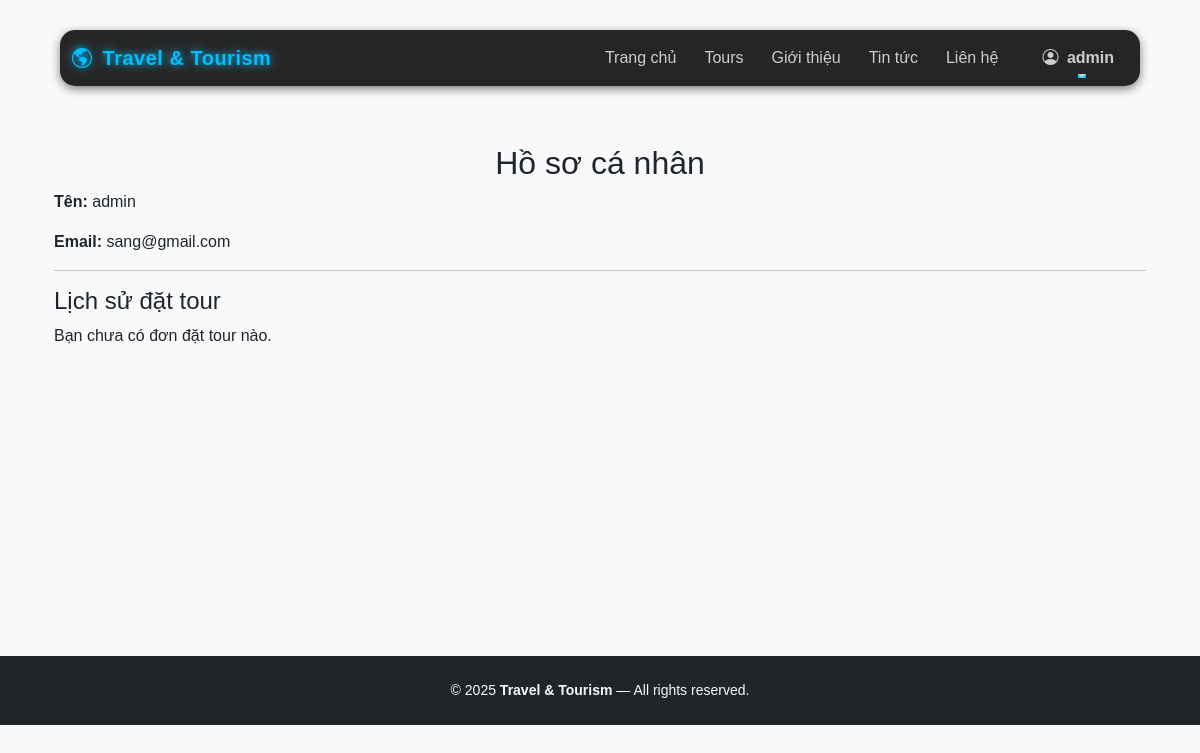
The page /profile/ (signed in) on the database as committed earlier.
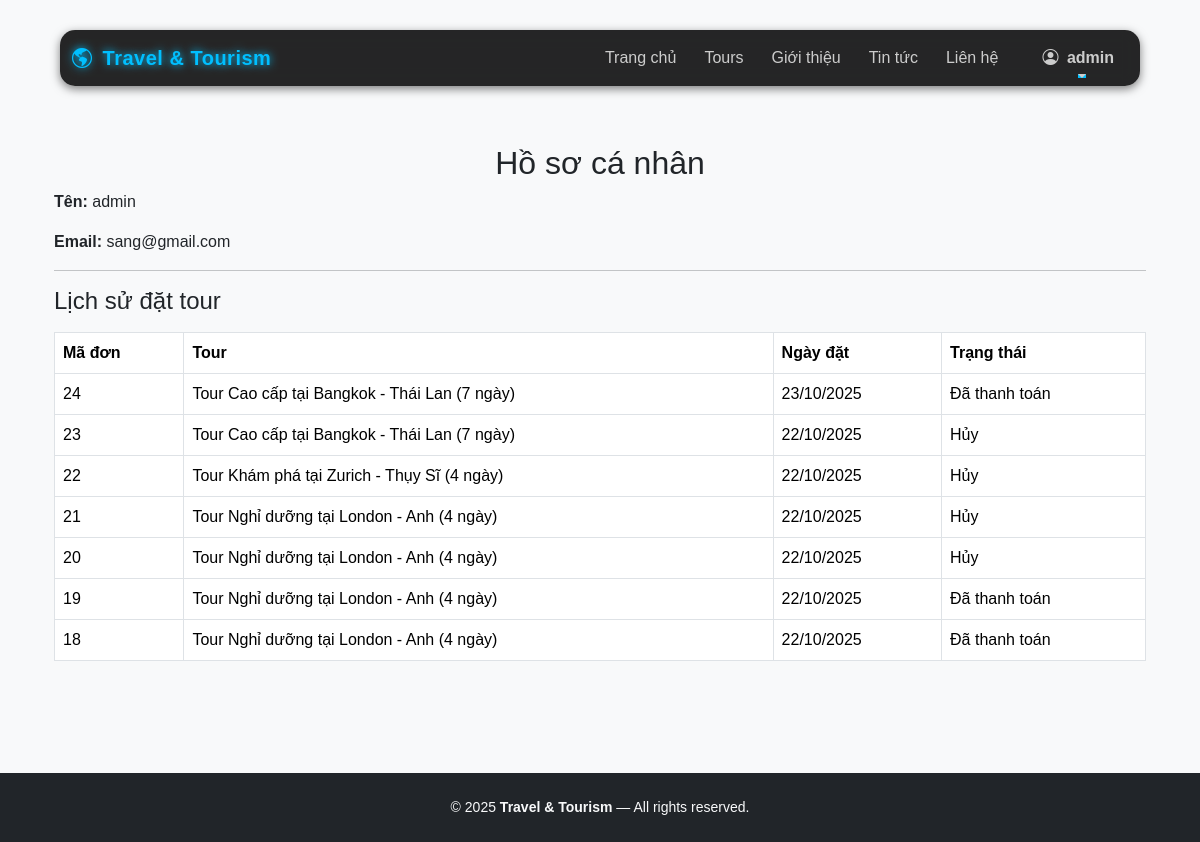
The same page on the database as committed later.
### home/models.py (models this page shows, shortened)
class Booking(models.Model):
    tour = models.ForeignKey('Tour', on_delete=models.CASCADE, related_name='bookings')
    user = models.ForeignKey(User, on_delete=models.SET_NULL, null=True, blank=True)
    full_name = models.CharField(max_length=200)
    email = models.EmailField()
    phone = models.CharField(max_length=30, blank=True)
    pax = models.PositiveSmallIntegerField(default=1)  # số lượng người
    booking_date = models.DateField(default=timezone.now)
    status = models.CharField(max_length=50, default='Pending')  # Pending, Confirmed, Cancelled
    created_at = models.DateTimeField(auto_now_add=True)

class Tour(models.Model):
    destination = models.ForeignKey(
        Destination,
        on_delete=models.CASCADE,
        related_name='tours',
        verbose_name="Điểm đến"
    )
    title = models.CharField(max_length=250, verbose_name="Tên tour")
    price = models.DecimalField(max_digits=12, decimal_places=0, null=True, blank=True, verbose_name="Giá (VNĐ)")
    duration = models.CharField(max_length=100, blank=True, verbose_name="Thời lượng")
    schedule = models.TextField(blank=True, verbose_name="Lịch trình")
    image = models.ImageField(upload_to='tours/', null=True, blank=True, verbose_name="Ảnh tour")
    featured = models.BooleanField(default=False, verbose_name="Tour nổi bật")
    created_at = models.DateTimeField(auto_now_add=True)
    class Meta:
        ordering = ['-created_at']
        verbose_name = "Tour du lịch"
        verbose_name_plural = "Danh sách tour"

### home/views.py (the view, shortened to what this page needs)
# urls.py: path('profile/', views.profile, name='profile'),
@login_required
@login_required
def profile(request):
    bookings = Booking.objects.filter(user=request.user).order_by('-created_at')
    total_bookings = bookings.count()
    cancelled_bookings = bookings.filter(status='Hủy').count()
    completed_bookings = bookings.filter(status='Duyệt').count()
    context = {
        'bookings': bookings,
        'total_bookings': total_bookings,
        'cancelled_bookings': cancelled_bookings,
        'completed_bookings': completed_bookings,
    }
    if request.user.is_staff:
        context['admin_bookings'] = Booking.objects.all().order_by('-created_at')
    return render(request, 'profile.html', context)

### home/home/templates/profile.html
{% extends "base.html" %}
{% block content %}
<div class="container mt-5">
  <h2 class="text-center">Hồ sơ cá nhân</h2>
  <p><strong>Tên:</strong> {{ request.user.username }}</p>
  <p><strong>Email:</strong> {{ request.user.email }}</p>
  <hr>
  <h4>Lịch sử đặt tour</h4>
  {% if bookings %}
    <table class="table table-bordered mt-3">
      <thead>
        <tr>
          <th>Mã đơn</th>
          <th>Tour</th>
          <th>Ngày đặt</th>
          <th>Trạng thái</th>
        </tr>
      </thead>
      <tbody>
        {% for b in bookings %}
        <tr>
          <td>{{ b.id }}</td>
          <td>{{ b.tour.title }}</td>
          <td>{{ b.created_at|date:"d/m/Y" }}</td>
          <td>{{ b.status }}</td>
        </tr>
        {% endfor %}
      </tbody>
    </table>
  {% else %}
    <p>Bạn chưa có đơn đặt tour nào.</p>
  {% endif %}
</div>
{% endblock %}

### home/home/templates/base.html (shortened to what this page needs)
{% load static %}
<!DOCTYPE html>
<html lang="vi">
<head>
  <link href="https://cdn.jsdelivr.net/npm/bootstrap@5.3.2/dist/css/bootstrap.min.css" rel="stylesheet">
  <link href="https://cdn.jsdelivr.net/npm/bootstrap-icons@1.11.1/font/bootstrap-icons.css" rel="stylesheet">
  <link rel="stylesheet" href="{% static 'css/style.css' %}">
</head>
<body>
  <nav class="navbar navbar-expand-lg navbar-dark fixed-top custom-navbar">
    <div class="container">
      <a class="navbar-brand fw-bold" href="{% url 'home' %}">
        <i class="bi bi-globe-americas me-1"></i> Travel & Tourism
      </a>
      <div class="collapse navbar-collapse" id="nav">
        <ul class="navbar-nav ms-auto mb-2 mb-lg-0">
          <li class="nav-item">
            <a class="nav-link {% if request.path == '/' %}active{% endif %}" href="{% url 'home' %}">Trang chủ</a>
          </li>
          <li class="nav-item">
            <a class="nav-link {% if 'tour' in request.path %}active{% endif %}" href="{% url 'tour_list' %}">Tours</a>
          </li>
          <li class="nav-item">
            <a class="nav-link {% if 'about' in request.path %}active{% endif %}" href="{% url 'about' %}">Giới thiệu</a>
          </li>
          <li class="nav-item">
            <a class="nav-link {% if 'news' in request.path %}active{% endif %}" href="{% url 'news_list' %}">Tin tức</a>
          </li>
          <li class="nav-item">
            <a class="nav-link {% if 'contact' in request.path %}active{% endif %}" href="{% url 'contact' %}">Liên hệ</a>
          </li>
        </ul>
        <ul class="navbar-nav ms-3">
          {% if user.is_authenticated %}
            <li class="nav-item dropdown">
              <a class="nav-link dropdown-toggle text-info fw-semibold" href="#" role="button" data-bs-toggle="dropdown">
                <i class="bi bi-person-circle me-1"></i> {{ user.username }}
              </a>
            </li>
          {% endif %}
        </ul>
      </div>
    </div>
  </nav>
  <main class="py-5 mt-5">
    <div class="container">
      {% block content %}{% endblock %}
    </div>
  </main>
  <footer class="footer text-center py-4 mt-5 bg-dark text-light">
    <div class="container small">
      &copy; 2025 <strong>Travel & Tourism</strong> — All rights reserved.
    </div>
  </footer>
</body>
</html>

### home/static/css/style.css (style rules this page uses)
.custom-navbar { backdrop-filter: blur(8px); background: rgba(0, 0, 0, 0.85) !important; box-shadow: 0 3px 10px rgba(0, 0, 0, 0.5); transition: all 0.3s ease; }
.navbar-brand { color: #00bfff !important; font-weight: 700; letter-spacing: 0.5px; text-shadow: 0 0 8px #00bfff; }
.navbar .nav-link { color: #ccc !important; position: relative; font-weight: 500; margin: 0 6px; transition: all 0.3s ease; }
.navbar .nav-link::after { content: ""; position: absolute; bottom: 0; left: 50%; width: 0%; height: 2px; background: #00bfff; transition: all 0.3s ease; transform: translateX(-50%); }
.footer { background: #0d1117; color: #aaa; }
body { background-color: #f8f9fa; font-family: "Poppins", sans-serif; }
main { min-height: 70vh; }
nav { background: #fff; border-radius: 15px; margin: 30px auto; width: 90%; }

Rows that differ between the two databases and show on the page:
added Booking: id "24", tour "Tour Cao cấp tại Bangkok - Thái Lan (7 ngày)", created_at "23/10/2025", status "Đã thanh toán"
added Booking: id "23", tour "Tour Cao cấp tại Bangkok - Thái Lan (7 ngày)", created_at "22/10/2025", status "Hủy"
added Booking: id "22", tour "Tour Khám phá tại Zurich - Thụy Sĩ (4 ngày)", created_at "22/10/2025", status "Hủy"
added Booking: id "21", tour "Tour Nghỉ dưỡng tại London - Anh (4 ngày)", created_at "22/10/2025", status "Hủy"
added Booking: id "20", tour "Tour Nghỉ dưỡng tại London - Anh (4 ngày)", created_at "22/10/2025", status "Hủy"
added Booking: id "19", tour "Tour Nghỉ dưỡng tại London - Anh (4 ngày)", created_at "22/10/2025", status "Đã thanh toán"
added Booking: id "18", tour "Tour Nghỉ dưỡng tại London - Anh (4 ngày)", created_at "22/10/2025", status "Đã thanh toán"
Other text that changed with them:
text no longer shown: "Bạn chưa có đơn đặt tour nào."
text now shown: "Mã đơn Tour Ngày đặt Trạng thái"
